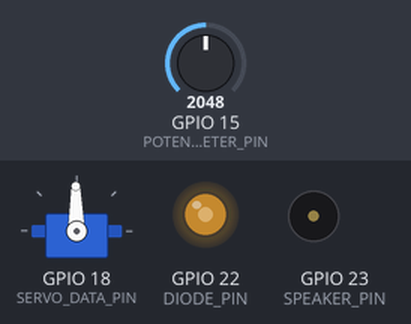
Simulated run of this program. Board: ESP32. On the bench: servo, output pins drawn as LEDs (lit = HIGH), buzzer (waves = sounding). The test bench sets the inputs (shaded band); at power-on: GPIO 15 (POTENTIOMETER_PIN) = 2048. Random numbers use the default seed unless the program sets one.

Above: at 2.2 s.
2.3 s: GPIO 15 (POTENTIOMETER_PIN) set to 2866
At 3.86 s:
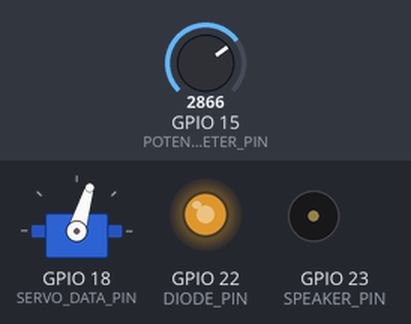
5.3 s: GPIO 15 (POTENTIOMETER_PIN) set to 215
At 8.1 s:
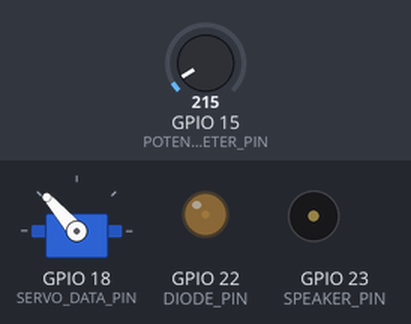
8.3 s: GPIO 15 (POTENTIOMETER_PIN) set to 4095
At 8.86 s:
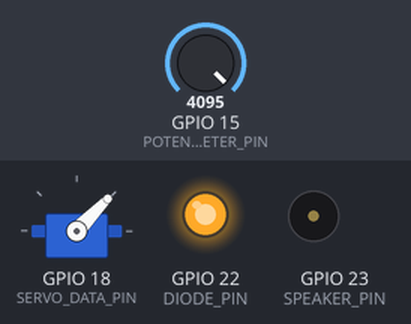
11.3 s: GPIO 15 (POTENTIOMETER_PIN) set to 95
At 13.9 s:
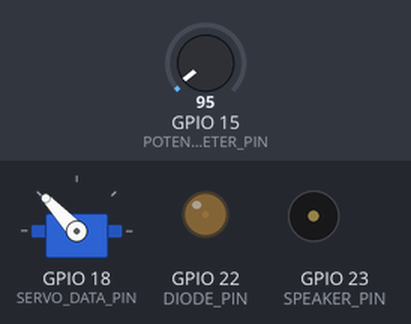
14.3 s: GPIO 15 (POTENTIOMETER_PIN) set to 1228
At 16.6 s:
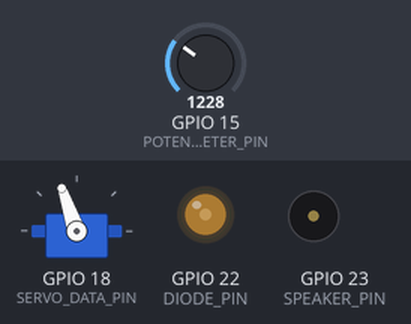
Timing chart, 0 to 18.1 s (numbered marks = the images above; inputs shaded):
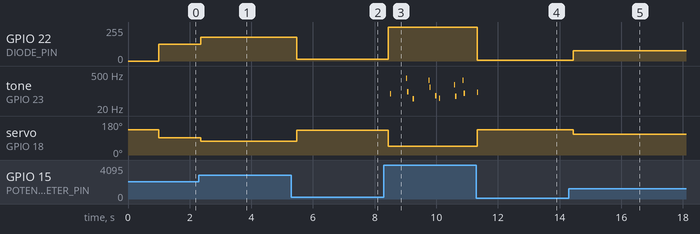

Measured:
- after the input at 2.3 s, GPIO 22 (DIODE_PIN): 127/255 → 178/255 after 0.07 s; servo on GPIO 18 (SERVO_DATA_PIN): 91° → 73° after 0.07 s
- after the input at 5.3 s, GPIO 22 (DIODE_PIN): 178/255 → 13/255 after 0.18 s; servo on GPIO 18 (SERVO_DATA_PIN): 73° → 131° after 0.18 s
- after the input at 8.3 s, GPIO 22 (DIODE_PIN): 13/255 → 254/255 after 0.14 s; tone on GPIO 23 (SPEAKER_PIN): plays 78 Hz for 0.04 s, 332 Hz for 0.04 s, 92 Hz for 0.04 s, 48 Hz for 0.04 s, 283 Hz for 0.04 s, 146 Hz for 0.04 s … (12 notes in this stretch), starting after 0.20 s; servo on GPIO 18 (SERVO_DATA_PIN): 131° → 46° after 0.14 s
- after the input at 11.3 s, GPIO 22 (DIODE_PIN): 254/255 → 5/255 at once; servo on GPIO 18 (SERVO_DATA_PIN): 46° → 133° at once
- after the input at 14.3 s, GPIO 22 (DIODE_PIN): 5/255 → 76/255 after 0.14 s; servo on GPIO 18 (SERVO_DATA_PIN): 133° → 109° after 0.14 s

The program:

main.cpp
```cpp
#include <ESP32Servo.h>

// POTENTIOMETER config
#define POTENTIOMETER_PIN 15
#define POTENTIOMETER_MIN 0
#define POTENTIOMETER_MAX 4098

// DIODE config
#define DIODE_PIN 22
#define DIODE_MIN 0
#define DIODE_MAX 255

// SPEAKER config
#define SPEAKER_PIN 23

// SERVO confug
#define SERVO_DATA_PIN 18
#define SERVO_MIN_DEG 135
#define SERVO_MAX_DEG 45
Servo servo;


// GEIGER
#define GEIGER_LOW_ACTIVITY 750
#define GEIGER_HIGH_ACTIVITY 50
int superRandomSeed = 36;


void setup() {
  Serial.begin(115200);

  // SERVO
  servo.attach(SERVO_DATA_PIN, 500, 2400);
  servo.write(SERVO_MIN_DEG);

  // POTENTIOMETER
  pinMode(POTENTIOMETER_PIN, INPUT);

  // DIODE
  pinMode(DIODE_PIN, OUTPUT);

  // GEIGER
  randomSeed(superRandomSeed);
  pinMode(SPEAKER_PIN, OUTPUT);
  digitalWrite(SPEAKER_PIN, LOW);
  delay(1000);
}

void loop() {
  // reading potentioneter (sliding version)
  int potentiometer_value = analogRead(POTENTIOMETER_PIN);

  // remap value from potentiometer range to diode range & send
  int diode_intensity = map(potentiometer_value, POTENTIOMETER_MIN, POTENTIOMETER_MAX, DIODE_MIN, DIODE_MAX);
  analogWrite(DIODE_PIN, diode_intensity);

  // remap value from potentiometer range to servo range & send
  int servo_pos = map(potentiometer_value, POTENTIOMETER_MIN, POTENTIOMETER_MAX, SERVO_MIN_DEG, SERVO_MAX_DEG);
  servo.write(servo_pos);

  // remap value from potentiometer range to geiger activity range
  int geiger_strength = map(potentiometer_value, POTENTIOMETER_MIN, POTENTIOMETER_MAX, GEIGER_LOW_ACTIVITY, GEIGER_HIGH_ACTIVITY);

  // GEIGER
  // generate random noise sample & send
  // tie volume to diode intensity to quieten click when potentiometer is set to low value
  // and limit it to values 0-255
  int ranNumVol = random(diode_intensity);
  digitalWrite(SPEAKER_PIN, ranNumVol);
  // repeat quicker (high activity) for high potentiometer values
  int randNumber = random(geiger_strength);
  delay(randNumber);
  // quiet geiger "pop" sound
  digitalWrite(SPEAKER_PIN, LOW);
}
```
